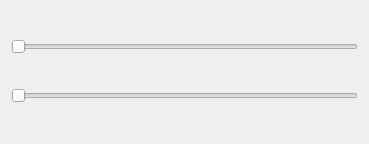
<?xml version="1.0" encoding="UTF-8"?>
<ui version="4.0">
 <class>RangeSlider</class>
 <widget class="QWidget" name="RangeSlider">
  <property name="geometry">
   <rect>
    <x>0</x>
    <y>0</y>
    <width>369</width>
    <height>144</height>
   </rect>
  </property>
  <property name="windowTitle">
   <string>Form</string>
  </property>
  <layout class="QVBoxLayout" name="verticalLayout">
   <item>
    <widget class="QSlider" name="slider_min">
     <property name="orientation">
      <enum>Qt::Horizontal</enum>
     </property>
    </widget>
   </item>
   <item>
    <widget class="QSlider" name="slider_max">
     <property name="orientation">
      <enum>Qt::Horizontal</enum>
     </property>
    </widget>
   </item>
  </layout>
 </widget>
 <resources/>
 <connections/>
</ui>
